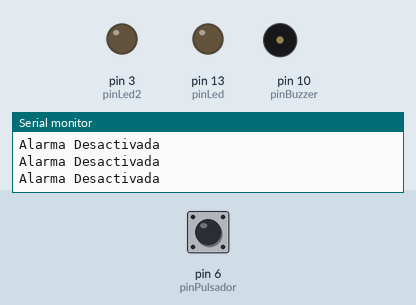
This sketch was run on a simulated Arduino Uno, built with avr-gcc and run on an emulated ATmega328P. On the bench: output pins drawn as LEDs (lit = HIGH), buzzer (waves = sounding), the last lines printed to the serial monitor. Dashed ring = blinking. The test bench sets the inputs (shaded band); at power-on: pin 6 (pinPulsador) LOW.

Above: at 1.2 s.
1.3 s: pin 6 (pinPulsador) pulled HIGH for 0.15 s
At 2.0 s:
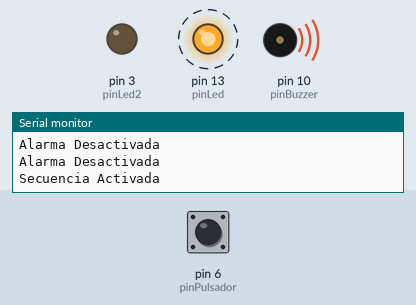
At 2.9 s:
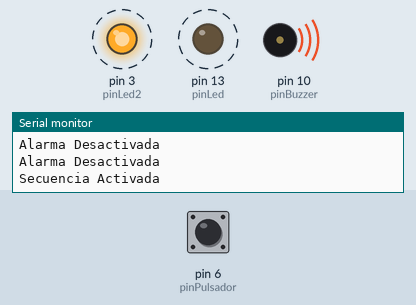
Timing chart, 0 to 12.2 s (numbered marks = the images above; inputs shaded):
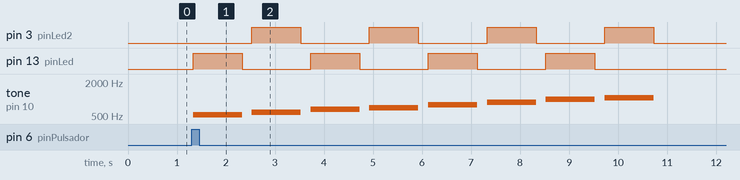

Measured:
- after the input at 1.3 s, pin 3 (pinLed2): alternates HIGH for 1.0 s and LOW for 1.4 s, starting after 1.2 s; pin 13 (pinLed): alternates HIGH for 1.0 s and LOW for 1.4 s, 8 changes in all, then stays LOW, starting at once

The sketch:

s_1_Codigo.ino
```cpp
const int pinPulsador = 6;
const int pinLed = 13;
const int pinBuzzer = 10;
const int pinLed2 = 3;
bool secuenciaActiva = false;
int ultimoEstado = LOW;

void setup() {
  pinMode(pinPulsador, INPUT);
  pinMode(pinLed, OUTPUT);
  pinMode(pinBuzzer, OUTPUT);
  pinMode(pinLed2, OUTPUT);
  Serial.begin(9600);
}


void loop() {
  int estadoPulsador = digitalRead(pinPulsador); //Esta leyendo la entrada de pinPulsador
  if (estadoPulsador == HIGH && ultimoEstado == LOW) { //el INPUT_PULLUP invierte la logica

    secuenciaActiva = !secuenciaActiva;

    Serial.println("Secuencia Activada");

    digitalWrite(pinLed, HIGH);

    tone(pinBuzzer, 523);
    delay(1000);

    noTone(pinBuzzer);
    digitalWrite(pinLed,LOW);
    delay(200);

    tone(pinBuzzer, 587);
    digitalWrite(pinLed2, HIGH);
    delay(1000);

    noTone(pinBuzzer);
    digitalWrite(pinLed2, LOW);
    delay(200);

    tone(pinBuzzer, 659);
    digitalWrite(pinLed, HIGH);
    delay(1000);

    noTone(pinBuzzer);
    digitalWrite(pinLed,LOW);
    delay(200);

    tone(pinBuzzer, 698);
    digitalWrite(pinLed2, HIGH);
    delay(1000);

    noTone(pinBuzzer);
    digitalWrite(pinLed2, LOW);
    delay(200);

    tone(pinBuzzer, 783);
    digitalWrite(pinLed, HIGH);
    delay(1000);

    noTone(pinBuzzer);
    digitalWrite(pinLed, LOW);
    delay(200);

    tone(pinBuzzer, 880);
    digitalWrite(pinLed2, HIGH);
    delay(1000);

    noTone(pinBuzzer);
    digitalWrite(pinLed2, LOW);
    delay(200);

    tone(pinBuzzer, 987);
    digitalWrite(pinLed, HIGH);
    delay(1000);

    noTone(pinBuzzer);
    digitalWrite(pinLed, LOW);
    delay(200);

    tone(pinBuzzer, 1046);
    digitalWrite(pinLed2, HIGH);
    delay(1000);

    noTone(pinBuzzer);
    digitalWrite(pinLed2, LOW);
    delay(200);


  }else{
    Serial.println("Alarma Desactivada");
    digitalWrite(pinLed, LOW);
    noTone(pinBuzzer);
  }
}
```
